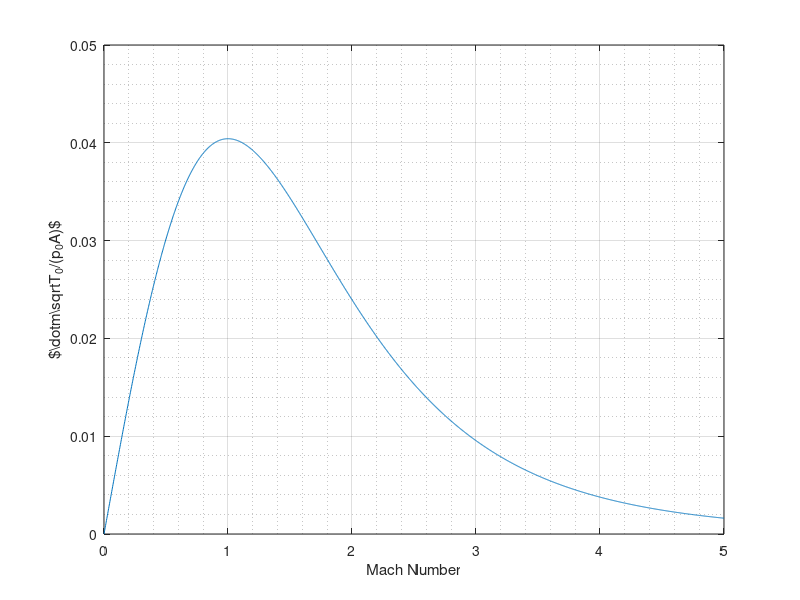

Source code (MATLAB): (Note: this script raises an error after producing the figure.)
%% Problem 1
close all
clear;clc

disp('Problem 1')

gamma = 1.4;
R = 287;
A = pi*(0.01/2)^2; % m^2, exit area
Me = 1;
pb = 15e3; % kPa, reservoir pressure
po = pb; % kPa, stagnation pressure
Tb = 20 + 273.15; % K, reservoir temperature
To = Tb; % K, stagnation temperature

pamb = 100; % kPa, ambient pressure

% --- part a) ---
    % flow is choked because 0.5283*pb > pamb
    % flow is sonic at throat
pe = po * (1+(gamma-1)/2*Me^2)^(-gamma/(gamma-1));
Te = To * (1+(gamma-1)/2*Me^2)^(-1);
ve = Me * sqrt(gamma*R*Te);
disp(['a)   Pe = ' num2str(pe) ' kPa' newline ...
      '     Ve = ' num2str(ve) ' m/s'])
  
% --- part b) ---
rho_e = pe/R/Te*1000; % includes conversion from kPa to Pa
mdot = rho_e * A * ve;
disp(['b)   mdot = ' num2str(mdot) ' kg/s'])

% --- part c) ---
F = mdot * ve + (pb-pe) * A * 1000;
disp(['c)   F = ' num2str(F) ' N'])

% --- part d) ---


%% Problem 2
close all
clear;clc

disp('Problem 2')

gamma = 1.4;
R = 287;

% --- part a) ---

% --- part b) ---
M = linspace(0,5,2001);
LHS = sqrt(gamma/R).*M./((1+(gamma-1)/2.*M.^2)).^((gamma+1)/2/(gamma-1));
plot(M,LHS)
grid(gca,'minor')
grid on
xlabel('Mach Number')
ylabel('$\dot{m}\sqrt{T_0}/(p_0A)$')
latexify

% --- part c) ---
LHS_max = max(LHS);
M_max = M;
M_max(LHS~=LHS_max) = [];
disp(['c)   Val = ' num2str(LHS_max) newline ...
      '       M = ' num2str(M_max)])

%% Problem 3
close all
clear;clc

gamma = 1.4;
R = 287;
T0 = 310; % K
p0 = 810; % kPa
pe = 101.3; % kPa
mdot = 1; % kg/s

% --- part a) ---
Mt = 1; % Mach number at throat
A = ( sqrt(gamma/R).*Mt./((1+(gamma-1)/2.*Mt.^2)).^((gamma+1)/2/(gamma-1)) ...
    / mdot / sqrt(T0) * p0 * 1000) ^ (-1);
disp(['a)   A_throat = ' num2str(A) ' m^2'])

% --- part b) ---
syms mm positive
eqn = pe/p0 == (1+(gamma-1)/2*mm^2)^(-gamma/(gamma-1));
Me = double(solve(eqn,mm));
disp(['b)   M_exit   = ' num2str(Me)])

% --- part c) ---
Te = T0 * (1+(gamma-1)/2*Me^2)^(-1);
ve = Me * sqrt(gamma*R*Te);
disp(['c)   V_exit   = ' num2str(ve) ' m/s'])

%% Problem 4
close all
clear;clc

gamma = 1.3;
cp = 1.2;

% stand-in variables, won't affect results
R  = 276.923;
At = 1;
Ae = 1.5 * At;

T0 = 1670; % K
p0 = 3e3; % kPa
pb = 101.3;

% --- converging nozzle case ---
    % flow is choked because exit pressure lower than 0.5283 * p0
    % flow is Mach 1 at exit (throat)
Mt = 1;
pt = p0 * (1+(gamma-1)/2*Mt^2)^(-gamma/(gamma-1));
Tt = T0 * (1+(gamma-1)/2*Mt^2)^(-1);
vt = sqrt(gamma*R*Tt);
rho_t = pt/R/Tt * 1000; % includes conversion from kPa to Pa
mdot_t = rho_t * At * vt;
F_orig = mdot_t * vt + (pt-pb) * At * 1000;

% --- cd nozzle case ---
options = optimoptions('fmincon','Display','off');
Me = fmincon(@(mm) abs(mdot_t/Ae/p0/1000*sqrt(T0) - sqrt(gamma/R)*mm...
         /(1+(gamma-1)/2*mm^2)^((gamma+1)/2/(gamma-1))), 2, -1, -1.5, ...
         [], [], [], [], [], options);
% syms mm positive
% eqn = pe/p0 == (1+(gamma-1)/2*mm^2)^(-gamma/(gamma-1));
% Me = double(solve(eqn,mm));
Te = T0 * (1+(gamma-1)/2*Me^2)^(-1);
ve = Me * sqrt(gamma*R*Te);
pe = p0 * (1+(gamma-1)/2*Me^2)^(-gamma/(gamma-1));
rho_e = pe/R/Te * 1000; % includes conversion from kPa to Pa
mdot_e = rho_e * Ae * ve;
F_cd = mdot_e * ve + (pe-pb) * Ae * 1000;

disp(['Thrust increase = ' num2str((F_cd-F_orig)/F_orig*100) '%'])
